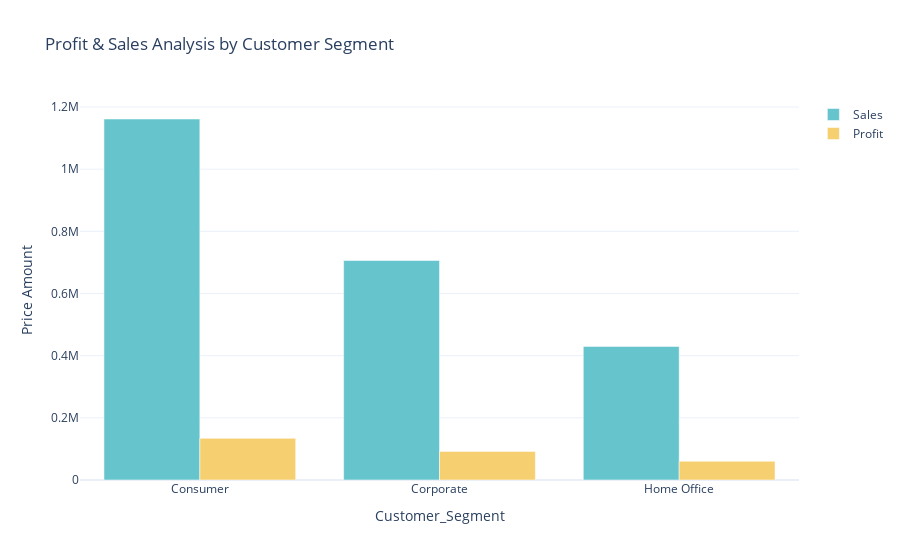

Write notebook code for a chart like this one.
### Markdown cell above
# sales and profit analysis by Customer Segment

### Code cell
sales_profit_By_segment = data.groupby('Segment').agg({'Sales' : 'sum','Profit':'sum'}).reset_index()
color_palette = color.qualitative.Pastel
fig = go.Figure()
fig.add_trace(go.Bar(x = sales_profit_By_segment['Segment'],y = sales_profit_By_segment['Sales'],name = 'Sales',marker_color = color_palette[0]))
fig.add_trace(go.Bar(x = sales_profit_By_segment['Segment'],y = sales_profit_By_segment['Profit'],name = 'Profit',marker_color = color_palette[1]))
fig.update_layout(title = 'Profit & Sales Analysis by Customer Segment',xaxis_title = 'Customer_Segment',yaxis_title = 'Price Amount')
fig.show()

### Figure 1 — Plotly figure (JSON) as saved in the notebook; plotly's stock layout.template omitted (floating-point values rounded to 4 significant figures)
{"data": [{"marker": {"color": "rgb(102, 197, 204)"}, "name": "Sales", "type": "bar", "x": ["Consumer", "Corporate", "Home Office"], "y": [1161000.0, 706100.0, 429700.0]}, {"marker": {"color": "rgb(246, 207, 113)"}, "name": "Profit", "type": "bar", "x": ["Consumer", "Corporate", "Home Office"], "y": [134100.0, 91980.0, 60300.0]}], "layout": {"autosize": true, "title": {"text": "Profit & Sales Analysis by Customer Segment"}, "xaxis": {"autorange": true, "range": [-0.5, 2.5], "title": {"text": "Customer_Segment"}, "type": "category"}, "yaxis": {"autorange": true, "range": [0, 1223000.0], "title": {"text": "Price Amount"}, "type": "linear"}}}
